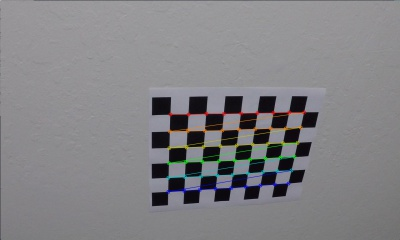
#> input picture output_images/chessboard1.jpg, 400 x 240 px, given in place of test4.jpg, which was not available
$ python sobel.py   (older library calls are emulated)
#> lines starting #> are read from the running program, lines starting #| are printed output that depends on the picture; after the words box and inside, x2 and y2 are one past the last pixel; in counts of white or black regions, pixels touching at a corner belong together; pictures that were not available may be replaced by others from this repository, and a replacement may not be noted
### camera_calibration.py
import argparse
import glob
import os
import pickle

import cv2
import matplotlib.pyplot as plt
import numpy as np

IMAGE_SHAPE_X = 1200
IMAGE_SHAPE_Y = 720
NUM_X_CORNERS = 9
NUM_Y_CORNERS = 6


# [45 lines left out: function calibrate_camera, not called in this run]


def undistort_image(image, dict):
    mtx = dict["mtx"]
    dist = dict["dist"]
    image = cv2.undistort(image, mtx, dist, None, mtx)
    return image


# [6 lines left out: function save_calibration_data, not called in this run]


def load_calibration_data():
    dict = pickle.load(open("./calibration.p", mode="rb"))
    # print("dict={}".format(dict))
    return dict


# [19 lines left out: function show_undistort, not called in this run]


# [11 lines that do not run on import are left out]

### transform.py
import argparse
import glob
import os

import cv2
import matplotlib

matplotlib.use('TkAgg')
import matplotlib.pyplot as plt
import numpy as np

import camera_calibration


def apply_transform(img):
    """
    Calculates perspective transform matrix and warps the image
    :param img:
    :return:
    """
    img_shape = (img.shape[1], img.shape[0])
    src, dst = create_warp_mappings(img)
    # Given src and dst points, calculate the perspective transform matrix
    M = cv2.getPerspectiveTransform(src, dst)
    # Calculate the inverse perspective transform
    Minv = cv2.getPerspectiveTransform(dst, src)
    # Warp the image using OpenCV warpPerspective()
    warped = cv2.warpPerspective(img, M, img_shape, flags=cv2.INTER_AREA)
    return warped, M, Minv


def create_warp_mappings(image):
    """
    Creates source and destination coordinates for transforms operation
    :param image:
    :return:
    """
    shape = image.shape
    mid_vertical_offset = 100
    bottom_vertical_offset = 30
    mid_horizontal_offset = 110
    bottom_horizontal_offset = 90
    mid_vertical = shape[0] / 2
    mid_horizontal = shape[1] / 2
    middle_left = [(mid_horizontal - mid_horizontal_offset), (mid_vertical + mid_vertical_offset)]
    middle_right = [(mid_horizontal + mid_horizontal_offset), (mid_vertical + mid_vertical_offset)]
    bottom_left = [bottom_horizontal_offset, (shape[0] - bottom_vertical_offset)]
    bottom_right = [(shape[1] - bottom_horizontal_offset), (shape[0] - bottom_vertical_offset)]
    src = np.float32([middle_right, bottom_right, bottom_left, middle_left])
    dst = np.float32([[shape[1], 0], [shape[1], shape[0]], [0, shape[0]], [0, 0]])
    return src, dst


# [26 lines left out: function show_warp, not called in this run]


# [13 lines that do not run on import are left out]

### sobel.py
import argparse
import os

import cv2
import matplotlib.image as mpimg
import matplotlib.pyplot as plt
import numpy as np

import camera_calibration
import transform


def abs_sobel_thresh(img, orient='x', thresh_min=0, thresh_max=255):
    """
    Applies Sobel x or y, then takes an absolute value and applies a threshold.
    :param img:
    :param orient: Derivative in 'x' or 'y'
    :param thresh_min:
    :param thresh_max:
    :return: A mask of 1's where the scaled gradient magnitude is > thresh_min and < thresh_max
    """
    # Convert to grayscale
    gray = cv2.cvtColor(img, cv2.COLOR_RGB2GRAY)
    # Apply x or y gradient with the OpenCV Sobel() function and take the absolute value
    if orient == 'x':
        abs_sobel = np.absolute(cv2.Sobel(gray, cv2.CV_64F, 1, 0))
    if orient == 'y':
        abs_sobel = np.absolute(cv2.Sobel(gray, cv2.CV_64F, 0, 1))
    # Rescale back to 8 bit integer
    scaled_sobel = np.uint8(255 * abs_sobel / np.max(abs_sobel))
    # Create a copy and apply the threshold
    binary_output = np.zeros_like(scaled_sobel)
    # Here I'm using inclusive (>=, <=) thresholds, but exclusive is ok too
    binary_output[(scaled_sobel >= thresh_min) & (scaled_sobel <= thresh_max)] = 1

    # Return the result
    return binary_output


# Applies Sobel x and y, then computes the magnitude of the gradient and applies a threshold
def mag_thresh(img, sobel_kernel=3, mag_thresh=(0, 255)):
    # Convert to grayscale
    gray = cv2.cvtColor(img, cv2.COLOR_RGB2GRAY)
    # Take both Sobel x and y gradients
    sobelx = cv2.Sobel(gray, cv2.CV_64F, 1, 0, ksize=sobel_kernel)
    sobely = cv2.Sobel(gray, cv2.CV_64F, 0, 1, ksize=sobel_kernel)
    # Calculate the gradient magnitude
    gradmag = np.sqrt(sobelx ** 2 + sobely ** 2)
    # Rescale to 8 bit
    scale_factor = np.max(gradmag) / 255
    gradmag = (gradmag / scale_factor).astype(np.uint8)
    # Create a binary image of ones where threshold is met, zeros otherwise
    binary_output = np.zeros_like(gradmag)
    binary_output[(gradmag >= mag_thresh[0]) & (gradmag <= mag_thresh[1])] = 1

    # Return the binary image
    return binary_output


# [20 lines left out: function dir_threshold, not called in this run]


def combined_sobel(img):
    """
    Applies each of the thresholding functions
    :param img:
    :return:
    """
    gradx = abs_sobel_thresh(img, orient='x', thresh_min=40, thresh_max=255)
    # grady = abs_sobel_thresh(img, orient='y', thresh_min=30, thresh_max=255)
    mag_binary = mag_thresh(img, sobel_kernel=13, mag_thresh=(70, 200))
    # dir_binary = dir_threshold(img, sobel_kernel=15, thresh=(0.6, 1.4))

    # combined = np.zeros_like(dir_binary)
    # combined[((gradx == 1) & (grady == 1)) | ((mag_binary == 1) & (dir_binary == 1))] = 1
    # combined = np.zeros_like(mag_binary)
    # combined[((gradx == 1) & (grady == 1)) | (mag_binary == 1)] = 1
    # combined[(gradx == 1) | (mag_binary == 1)] = 1
    # combined = cv2.bitwise_or(cv2.bitwise_and(gradx, grady), mag_binary)
    combined = cv2.bitwise_or(gradx, mag_binary)
    return combined


# [80 lines left out: functions show_sobel, show_mag_dir, show_dir_thresh, not called in this run]


def show_combined(image_file, visualize=False, save_example=False):
    # Read in an image
#> called with image_file = './test_images/test4.jpg', visualize = False, save_example = False
    image = mpimg.imread(image_file)
#> image is the input picture: shape (240, 400, 3); mean R, G, B 130.6, 130, 133

    # Undistort image
    dict = camera_calibration.load_calibration_data()
#> (reads calibration.p from the repository)
    image = camera_calibration.undistort_image(image, dict)
#> in undistort_image, `image = cv2.undistort(image, mtx, dist, None, mtx)`:
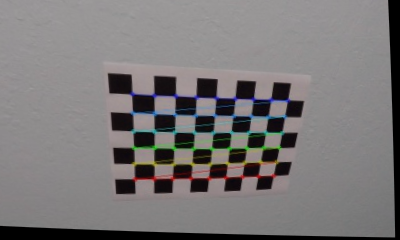
#> image: shape (240, 400, 3); mean of channels 0, 1, 2 120, 119.6, 122.6; drawn as B, G, R

    # Perspective transform
    image, M, Minv = transform.apply_transform(image)
#> in apply_transform, `src, dst = create_warp_mappings(img)`: src = [[310, 220], [310, 210], [90, 210], [90, 220]]; dst = [[400, 0], [400, 240], [0, 240], [0, 0]]
#> in apply_transform, `M = cv2.getPerspectiveTransform(src, dst)`: M = [[1.82, -2.25e-16, -163.6], [0, -24, 5280], [-7e-18, -4.44e-19, 1]]
#> in apply_transform, `Minv = cv2.getPerspectiveTransform(dst, src)`: Minv = [[0.55, 0, 90], [0, -0.0417, 220], [0, 0, 1]]
#> in apply_transform, `warped = cv2.warpPerspective(img, M, img_shape, flags=cv2.INTER_AREA)`:
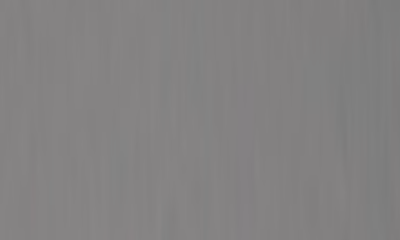
#> warped: shape (240, 400, 3); mean of channels 0, 1, 2 129.7, 129.7, 131.4; drawn as B, G, R
#> Minv = [[0.55, 0, 90], [0, -0.0417, 220], [0, 0, 1]]

    # Run the function
    combined = combined_sobel(image)
#> in abs_sobel_thresh, `abs_sobel = np.absolute(cv2.Sobel(gray, cv2.CV_64F, 1, 0))`:
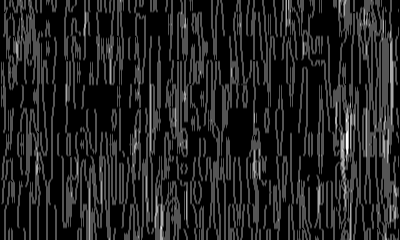
#> abs_sobel: shape (240, 400) float64; min 0, max 12, mean 1.59; drawn with min black and max white
#> in combined_sobel, `gradx = abs_sobel_thresh(img, orient='x', thresh_min=40, thresh_max=255)`:
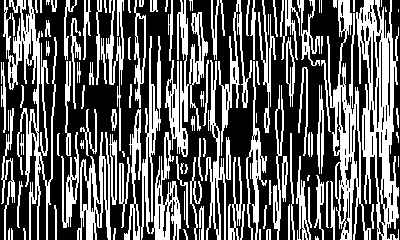
#> gradx: shape (240, 400); values 0 (black) and 1 (white), 37.9% white; 122 white regions (15 under 20 px), largest, box (x1, y1, x2, y2) and area: (356, 0, 399, 240) 4831, (327, 0, 371, 240) 3310, (3, 0, 57, 240) 3201
#> in mag_thresh, `sobelx = cv2.Sobel(gray, cv2.CV_64F, 1, 0, ksize=sobel_kernel)`:
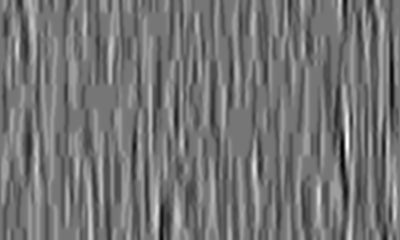
#> sobelx: shape (240, 400) float64; min -6304626, max 7208681, mean -110687.7; drawn with min black and max white
#> in mag_thresh, `gradmag = np.sqrt(sobelx ** 2 + sobely ** 2)`:
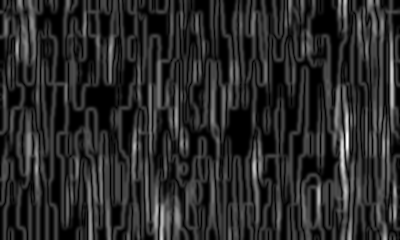
#> gradmag: shape (240, 400) float64; min 0, max 7208681, mean 1188598.8; drawn with min black and max white
#> in mag_thresh, `scale_factor = np.max(gradmag) / 255`: scale_factor = 28269.3
#> in combined_sobel, `mag_binary = mag_thresh(img, sobel_kernel=13, mag_thresh=(70, 200))`: mag_binary: shape (240, 400); values 0 (black) and 1 (white), 15.4% white; 155 white regions (37 under 20 px), largest, box (x1, y1, x2, y2) and area: (332, 83, 349, 240) 1047, (376, 118, 388, 240) 457, (389, 29, 395, 133) 376
#> in combined_sobel, `combined = cv2.bitwise_or(gradx, mag_binary)`:
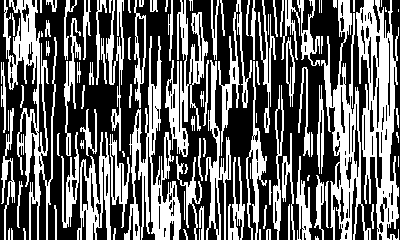
#> combined: shape (240, 400); values 0 (black) and 1 (white), 40.3% white; 103 white regions (14 under 20 px), largest, box (x1, y1, x2, y2) and area: (356, 0, 399, 240) 5164, (321, 0, 371, 240) 3948, (3, 0, 57, 240) 3872
    # Plot the result
    f, (ax1, ax2) = plt.subplots(1, 2, figsize=(14, 7))
    ax1.imshow(image)
    ax1.set_title("Original Image", fontsize=24)
    ax2.imshow(combined, cmap="gray")
    ax2.set_title("Combined Sobel Thresholds", fontsize=24)
    if visualize:
        plt.show(block=True)
    if save_example:
        save_file_name = "combined_sobel_{}".format(os.path.basename(image_file.replace(".jpg", ".png")))
        save_location = "./output_images/{}".format(save_file_name)
        f.savefig(save_location, bbox_inches="tight")


if __name__ == '__main__':
    parser = argparse.ArgumentParser(description="Sobel threshold for Udacity Advanced Lane Finding project")
    parser.add_argument("-show", action="store_true", help="Visualize threshold")
    parser.add_argument("-save", action="store_true", help="Save threshold image")
    results = parser.parse_args()
    visualize = bool(results.show)
    save_examples = bool(results.save)
    # show_combined("./test_images/test1.jpg", visualize, save_examples)
    # show_combined("./test_images/test2.jpg", visualize, save_examples)
    # show_combined("./test_images/test3.jpg", visualize, save_examples)
    show_combined("./test_images/test4.jpg", visualize, save_examples)
    # show_combined("./test_images/test5.jpg", visualize, save_examples)
    # show_combined("./test_images/test6.jpg", visualize, save_examples)
